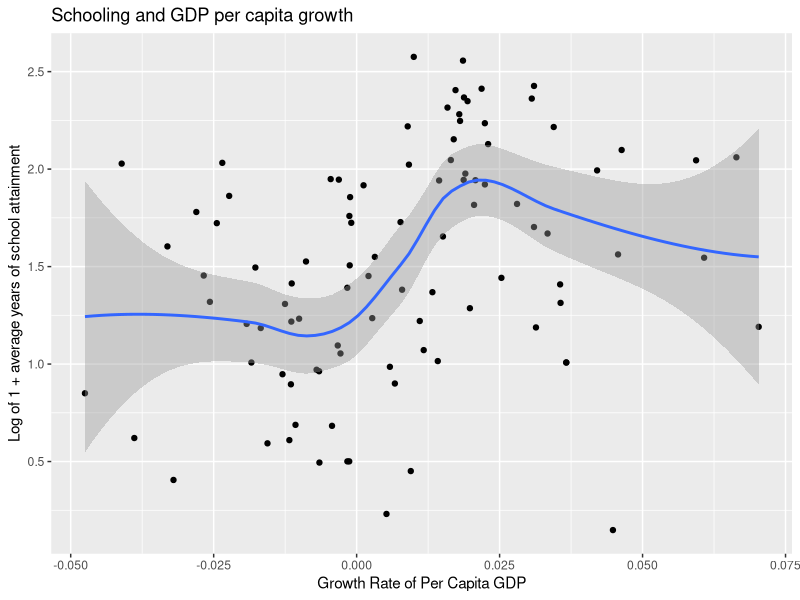
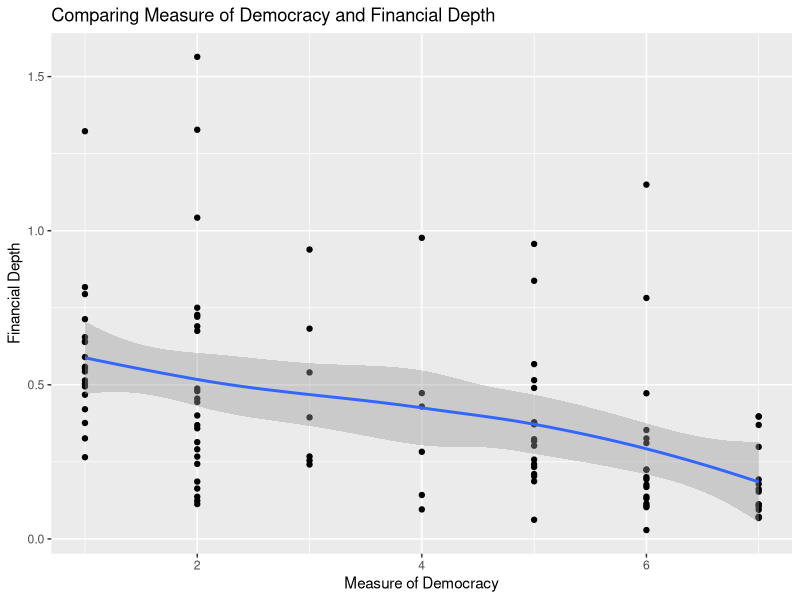

Generate these figures, in order, with R:
## ---- chunk 1
knitr::opts_chunk$set(echo = TRUE)
## ---- chunk 2
pp2 = read.csv("violence.csv")
## ---- chunk 3
library(tidyverse)
library(ggplot2)

pp2 = read_csv("violence.csv")
## ---- chunk 4
library(tidyverse)
library(ggplot2)

pp2 = read_csv("violence.csv")

ggplot(data = pp2, mapping = aes(x = gyp80, y = lschool80)) + 
  geom_point() + 
  geom_smooth() + 
  labs(x = "Growth Rate of Per Capita GDP", y = "Log of 1 + average years of school attainment", title = "Schooling and GDP per capita growth")
## ---- chunk 5
library(tidyverse)
library(ggplot2)

pp2 = read_csv("violence.csv")
pp2

ggplot(data = pp2, mapping = aes(x = democ80, y = lly80)) + 
  geom_point() + 
  geom_smooth() +
  labs(x = "Measure of Democracy", y = "Financial Depth", title = "Comparing Measure of Democracy and Financial Depth")
  

  
